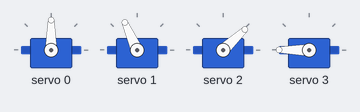
Recording of a sketch running on a simulated Arduino Uno, built with avr-gcc and run on an emulated ATmega328P. Parts: 4 × servo.

Above: at 0.1 s.
At 2.1 s:
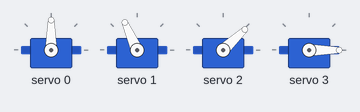
At 12.81 s:
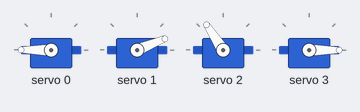
At 26.4 s:
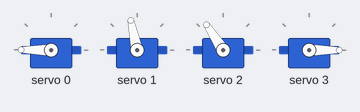
At 31.9 s:
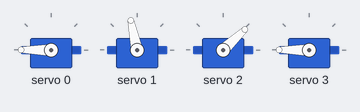
At 33.9 s:
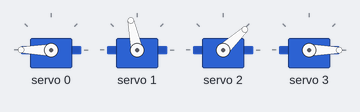
Timing chart, 0 to 40.0 s (numbered marks = the images above):
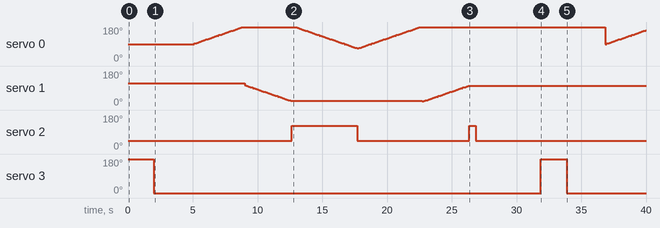

The sketch:

arm_final.ino
```cpp
/* Include the HCPCA9685 library */
#include "HCPCA9685.h"

/* I2C slave address for the device/module. For the HCMODU0097 the default I2C address
   is 0x40 */
#define  I2CAdd 0x40

#define shoulder 0
#define elbow 1
#define gripper 2
#define seeder 3
#define closed 100
#define opened 270
#define acopen 430


/* Create an instance of the library */
HCPCA9685 HCPCA9685(I2CAdd);


void setup()
{
  /* Initialise the library and set it to 'servo mode' */
  HCPCA9685.Init(SERVO_MODE);

  /* Wake the device up */
  HCPCA9685.Sleep(false);

  HCPCA9685.Servo(shoulder, 200);
  HCPCA9685.Servo(elbow, 250);
  HCPCA9685.Servo(gripper, closed);
}

int mov(int servo,int start, int angle, float step_size){
  for(int i=start; i < angle; i+= step_size){
    HCPCA9685.Servo(servo, i);
    delay(100);
  }
}

int back(int servo, int start, int angle, float step_size){
  for(int i=start; i > angle; i-= step_size){
    HCPCA9685.Servo(servo,i);
    delay(100);
  }

}
void loop()
{

  HCPCA9685.Servo(3, acopen);
  delay(2000);
  HCPCA9685.Servo(3, 0);
  delay(3000);
  mov (0,200, 400, 5);
  back (1, 230, 50, 5);
  HCPCA9685.Servo(gripper, opened);
  back (0, 400, 150 ,5);
  HCPCA9685.Servo(gripper, closed);
  mov (0, 150, 400, 5);
  mov (1, 50, 230,5);
  HCPCA9685.Servo(gripper, opened);
  delay(500);
  HCPCA9685.Servo(gripper, closed);
  delay(5000);


}
```

Measured:
- by itself, servo 1: 114° → 104° at 9.0 s, → 102° 0.10 s later, → 100° 0.10 s later, → 97° 0.10 s later, … (72 changes in this stretch)
- by itself, servo 2: 43° → 123° at 12.7 s, → 43° 5.0 s later, → 123° 8.7 s later, → 43° 0.50 s later
- by itself, servo 3: 180° → 0° at 2.0 s, → 180° 29.9 s later, → 0° 2.0 s later
